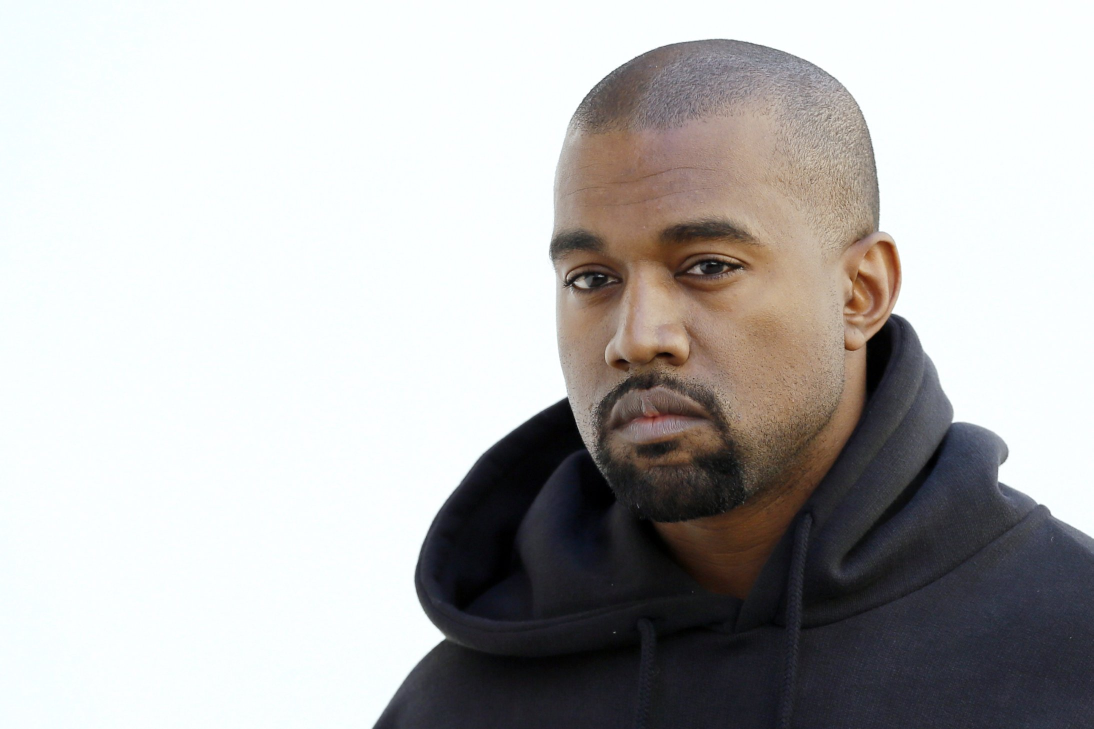
#> input picture data/kanye.jpeg, 2187 x 1458 px, given in place of traffic-video.mp4, which was not available (shown at 1/2 size)
$ jupyter execute --allow-errors recreating-sift-detector.ipynb   (text cells are left out)
#> lines starting #> are read from the running program, lines starting #| are printed output that depends on the picture; pictures that were not available may be replaced by others from this repository, and a replacement may not be noted
[cell 1]
import cv2
import numpy as np
from IPython import display as disp
from ipywidgets import IntSlider, FloatSlider, Button, Output, VBox
from matplotlib import pyplot as plt
import skimage as ski
from tqdm.notebook import tqdm

# Configuration
plt.rcParams['text.usetex'] = True
plt.rcParams['font.size'] = 20
plt.rcParams['figure.figsize'] = (16, 12)
plt.rcParams['image.cmap'] = 'gray'
plt.rcParams['xtick.bottom'] = False
plt.rcParams['xtick.labelbottom'] = False
plt.rcParams['ytick.left'] = False
plt.rcParams['ytick.labelleft'] = False
np.set_printoptions(precision=2)

def display_sample_of_3d(image3d, labels, x=3, y=3, m=None):
    fig, axs = plt.subplots(x, y)
    c = x*y
    m = m or len(labels) // c
    for i in range(c):
        axs.flat[i].imshow(image3d[m*i,:,:])
        axs.flat[i].set_title(labels[m*i])

video_file = '../../data/traffic-video.mp4'

#> (the rest of this cell did not finish here and is left out)

[cell 2]
cap = cv2.VideoCapture(video_file)
_,color_frame = cap.read()
#> color_frame is the input picture: shape (1458, 2187, 3); mean B, G, R 181.2, 182, 183.2
cap.release()
gray_frame = cv2.cvtColor(color_frame, cv2.COLOR_BGR2GRAY)
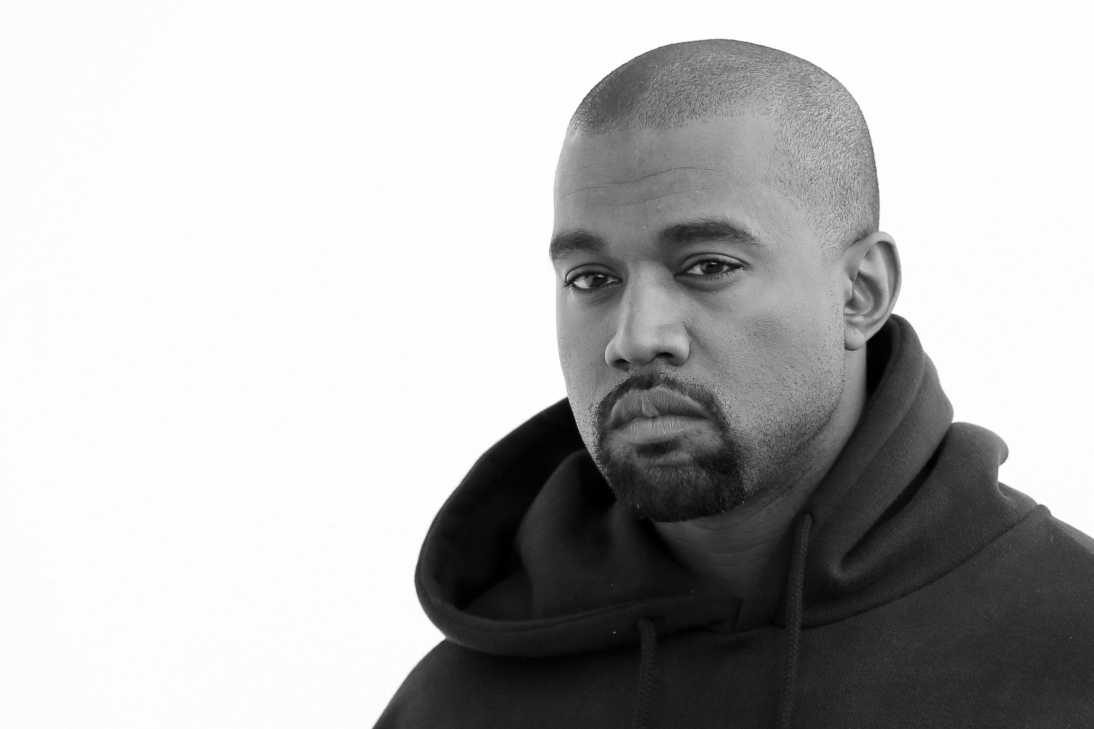
#> gray_frame: shape (1458, 2187) (shown at 1/2 size); min 0, max 255, mean 182.3
float_frame = gray_frame.astype(np.float64)

def display_output():
    print(float_frame.shape, float_frame.dtype)
#| (1458, 2187) float64
    plt.imshow(float_frame)
#> (this line was passed over: IPython is not available in this run)
    plt.show()

# [13 lines of commented-out code are left out]

display_output()

[cell 3]
sigma_0 = 10
sigma_f = 120
count = 200

range_stop = np.log10(sigma_f/sigma_0)
sigmas = sigma_0 * np.logspace(0, range_stop, num=count)
sigmas

#> (a cell that did not finish here is left out)

#> (a cell that did not finish here is left out)

#> (a cell that did not finish here is left out)

[cell 7]
display_frame = cv2.cvtColor(gray_frame, cv2.COLOR_GRAY2BGR)
#> (the rest of this cell did not finish here and is left out)

[cell 8]
# Detect object using SIFT
sift = cv2.SIFT.create()
keypoints = sift.detect(gray_frame)
#> keypoints = 2570 keypoints; strongest (x, y, size): (1779, 703, 79.4), (863, 1272, 34.3), (1109, 848, 55.2), (1100, 862, 68)
flags = cv2.DRAW_MATCHES_FLAGS_DRAW_RICH_KEYPOINTS
frame_with_keypoints = cv2.drawKeypoints(gray_frame, keypoints, None, flags=flags)
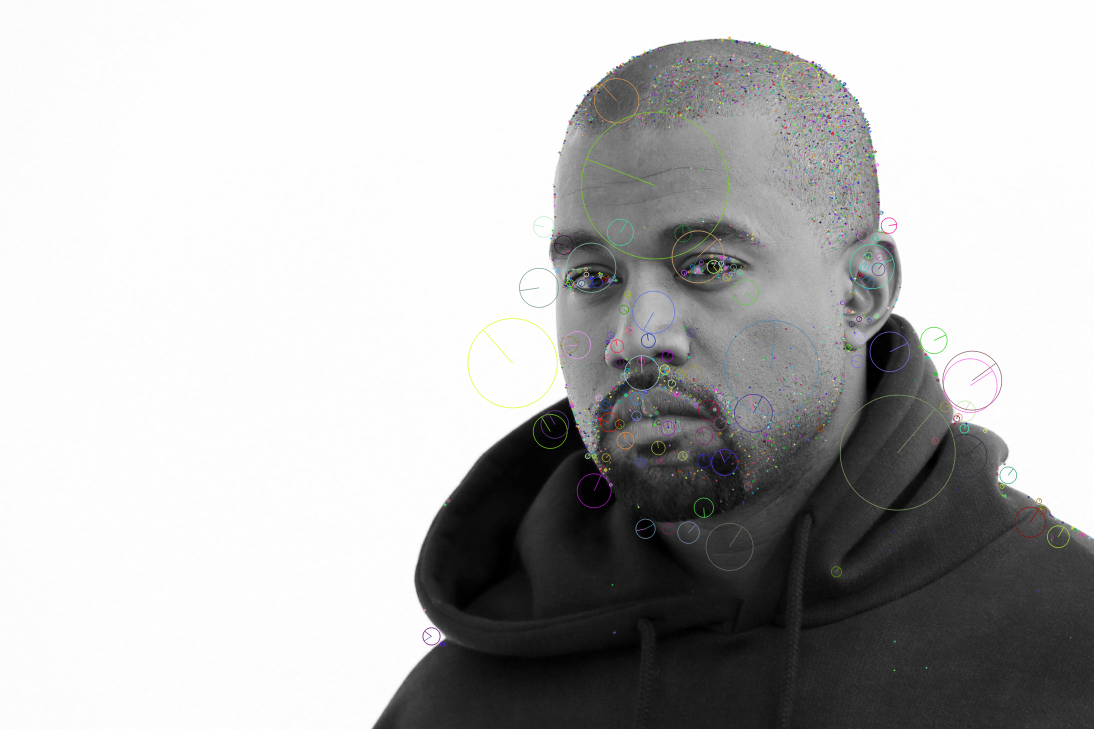
#> frame_with_keypoints: shape (1458, 2187, 3) (shown at 1/2 size); mean of channels 0, 1, 2 182.3, 182.4, 182.4; drawn as B, G, R

# Show objects
plt.imshow(frame_with_keypoints)
#> (this line was passed over: IPython is not available in this run)
plt.show()

$ run again, on data/haystack.png
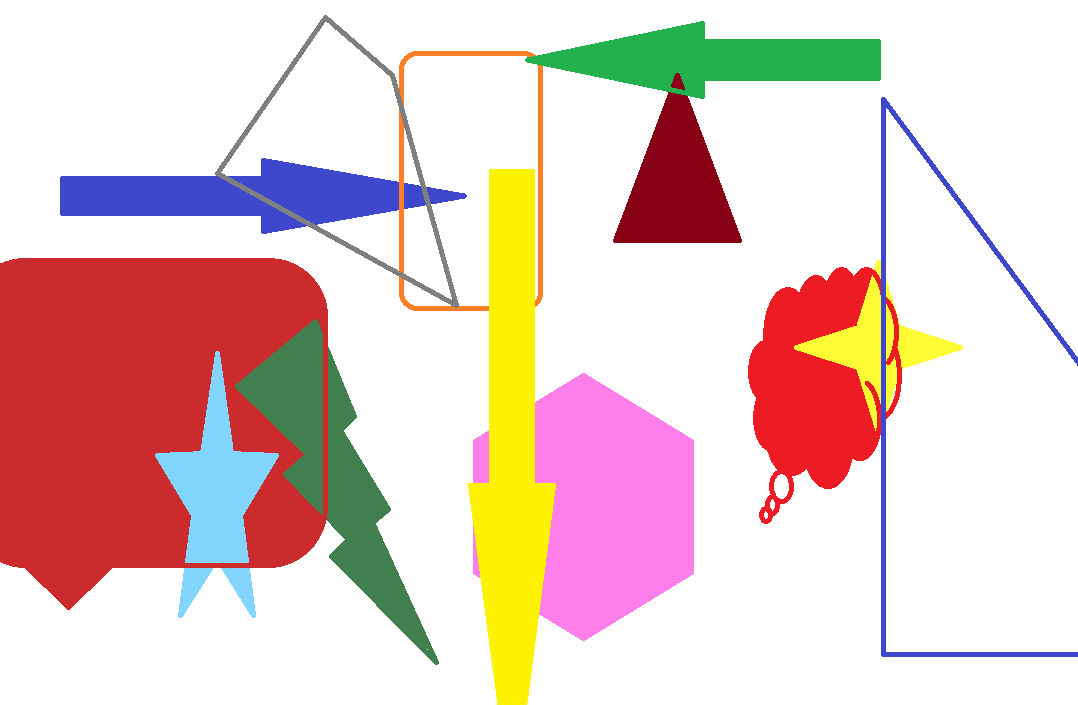
#> input picture data/haystack.png, 1078 x 705 px, given in place of traffic-video.mp4, which was not available
#> color_frame is the input picture: shape (705, 1078, 3); mean B, G, R 199.9, 204, 230.2
#> `gray_frame = cv2.cvtColor(color_frame, cv2.COLOR_BGR2GRAY)`:
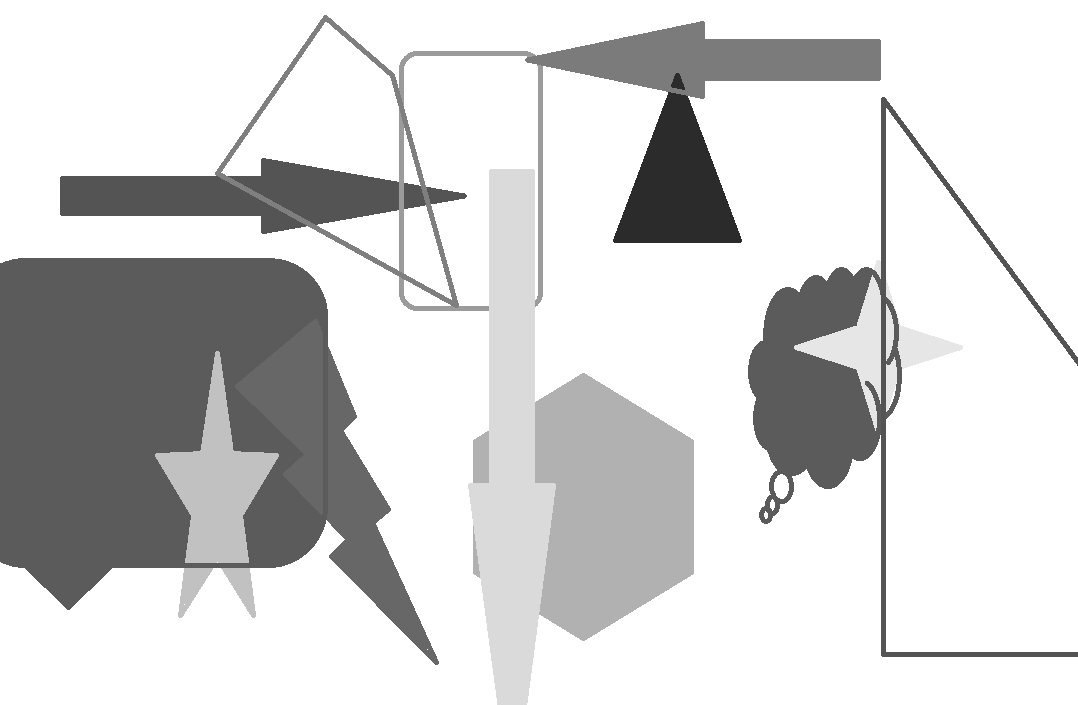
#> gray_frame: shape (705, 1078); min 43, max 255, mean 211.3
#| (705, 1078) float64
#> keypoints = 294 keypoints; strongest (x, y, size): (677, 197, 69.8), (766, 515, 3.3), (772, 505, 4.2), (83, 196, 31.1)
#> `frame_with_keypoints = cv2.drawKeypoints(gray_frame, keypoints, None, ..`:
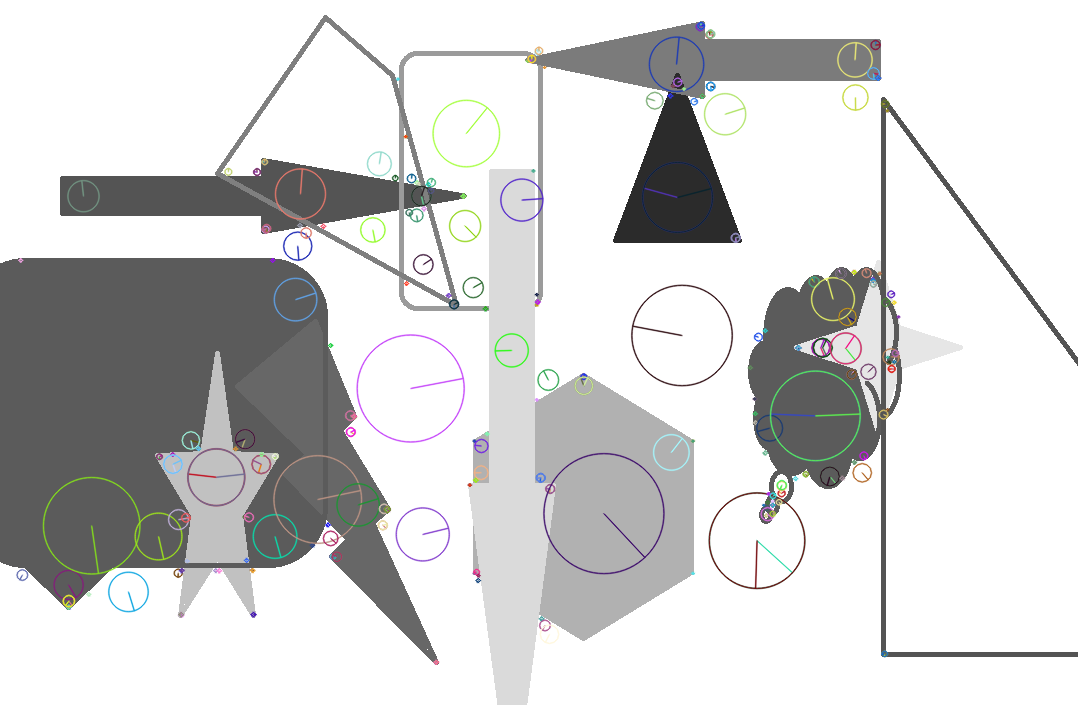
#> frame_with_keypoints: shape (705, 1078, 3); mean of channels 0, 1, 2 210.3, 210.4, 210.3; drawn as B, G, R
